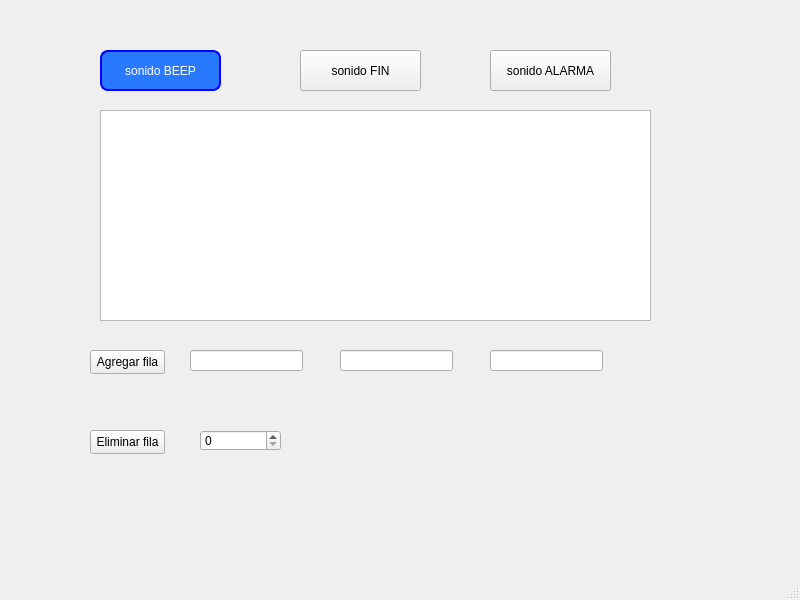
<?xml version="1.0" encoding="UTF-8"?>
<ui version="4.0">
 <class>MainWindow</class>
 <widget class="QMainWindow" name="MainWindow">
  <property name="geometry">
   <rect>
    <x>0</x>
    <y>0</y>
    <width>800</width>
    <height>600</height>
   </rect>
  </property>
  <property name="windowTitle">
   <string>MainWindow</string>
  </property>
  <widget class="QWidget" name="centralwidget">
   <widget class="QPushButton" name="pushButton_1">
    <property name="geometry">
     <rect>
      <x>100</x>
      <y>50</y>
      <width>121</width>
      <height>41</height>
     </rect>
    </property>
    <property name="styleSheet">
     <string notr="true">QPushButton{

	color: white;

	background-color: #2979ff;

	border-style: solid;

	border-width: 2px;

	border-radius: 8px;

	border-color: #0000ff;

}

QPushButton:hover {

	background-color: #5393ff;

	border-color: #00ff00;

}

QPushButton:pressed {

	background-color: #0b63d6;

}

QPushButton:disabled {

	background-color: #cfd8e6;

	color: #8a98b8;

}
 </string>
    </property>
    <property name="text">
     <string>sonido BEEP</string>
    </property>
   </widget>
   <widget class="QPushButton" name="pushButton_2">
    <property name="geometry">
     <rect>
      <x>300</x>
      <y>50</y>
      <width>121</width>
      <height>41</height>
     </rect>
    </property>
    <property name="text">
     <string>sonido FIN</string>
    </property>
   </widget>
   <widget class="QPushButton" name="pushButton_5">
    <property name="geometry">
     <rect>
      <x>490</x>
      <y>50</y>
      <width>121</width>
      <height>41</height>
     </rect>
    </property>
    <property name="text">
     <string>sonido ALARMA</string>
    </property>
   </widget>
   <widget class="QLineEdit" name="lineEdit_1">
    <property name="geometry">
     <rect>
      <x>190</x>
      <y>350</y>
      <width>113</width>
      <height>21</height>
     </rect>
    </property>
   </widget>
   <widget class="QLineEdit" name="lineEdit_2">
    <property name="geometry">
     <rect>
      <x>340</x>
      <y>350</y>
      <width>113</width>
      <height>21</height>
     </rect>
    </property>
   </widget>
   <widget class="QTableWidget" name="tableWidget_1">
    <property name="geometry">
     <rect>
      <x>100</x>
      <y>110</y>
      <width>551</width>
      <height>211</height>
     </rect>
    </property>
   </widget>
   <widget class="QLineEdit" name="lineEdit_3">
    <property name="geometry">
     <rect>
      <x>490</x>
      <y>350</y>
      <width>113</width>
      <height>21</height>
     </rect>
    </property>
   </widget>
   <widget class="QPushButton" name="pushButton_3">
    <property name="geometry">
     <rect>
      <x>90</x>
      <y>350</y>
      <width>75</width>
      <height>24</height>
     </rect>
    </property>
    <property name="text">
     <string>Agregar fila</string>
    </property>
   </widget>
   <widget class="QPushButton" name="pushButton_4">
    <property name="geometry">
     <rect>
      <x>90</x>
      <y>430</y>
      <width>75</width>
      <height>24</height>
     </rect>
    </property>
    <property name="text">
     <string>Eliminar fila</string>
    </property>
   </widget>
   <widget class="QSpinBox" name="spinBox_1">
    <property name="geometry">
     <rect>
      <x>200</x>
      <y>430</y>
      <width>81</width>
      <height>21</height>
     </rect>
    </property>
   </widget>
  </widget>
  <widget class="QMenuBar" name="menubar">
   <property name="geometry">
    <rect>
     <x>0</x>
     <y>0</y>
     <width>800</width>
     <height>22</height>
    </rect>
   </property>
  </widget>
  <widget class="QStatusBar" name="statusbar"/>
 </widget>
 <resources/>
 <connections/>
</ui>
